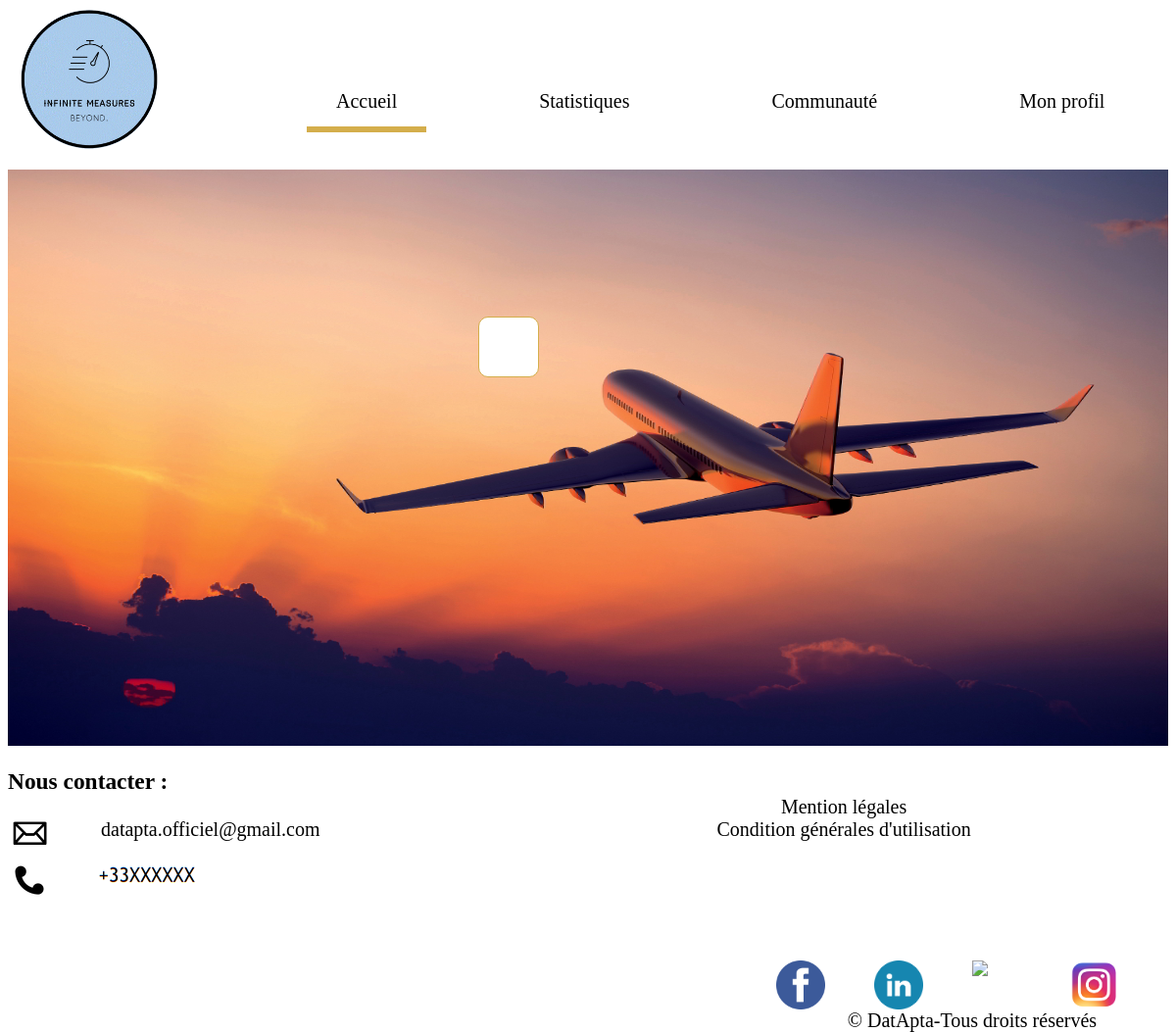
/foire, run on an earlier commit of the app's database.
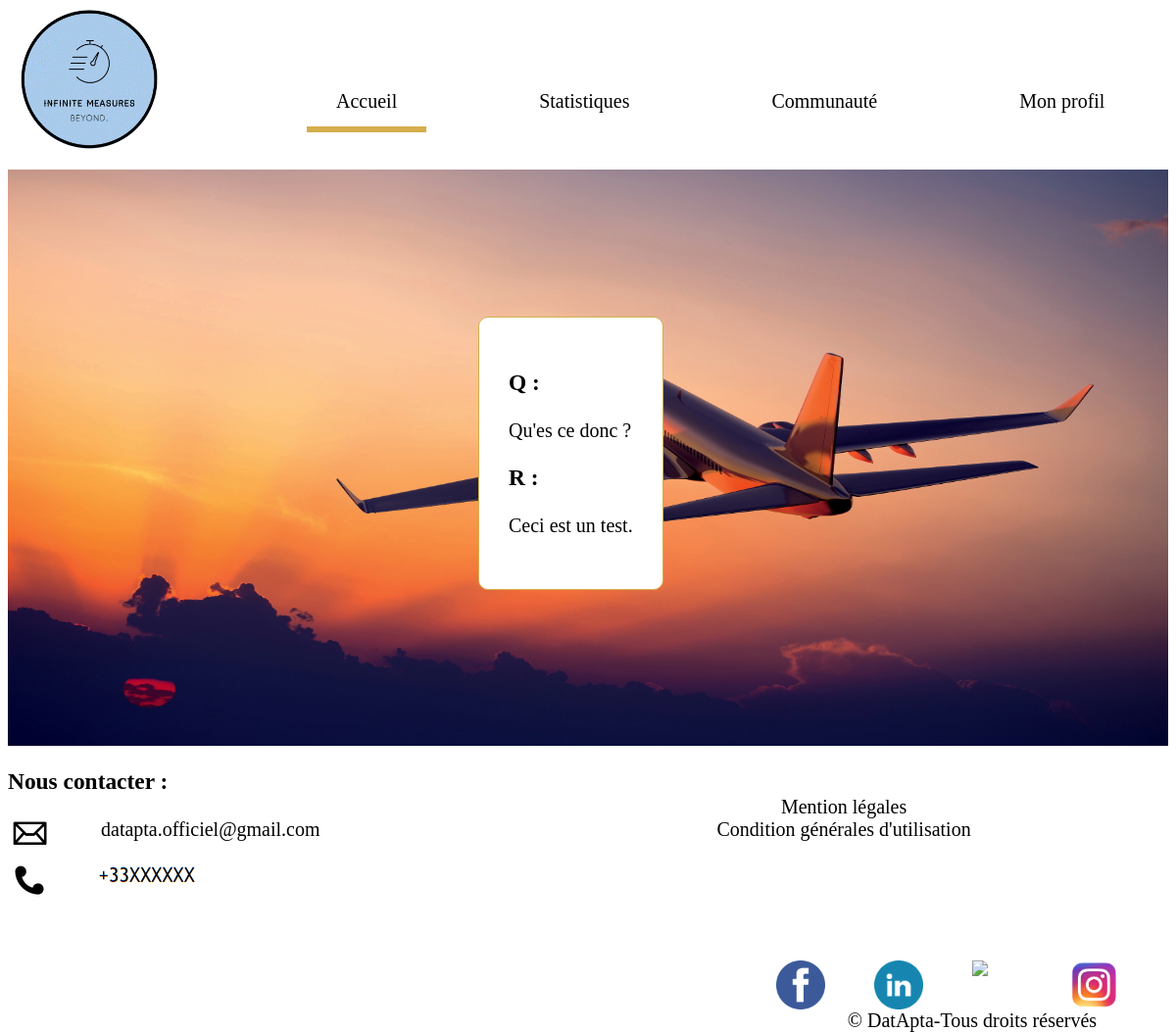
And on a later commit of the database.
### tables this page shows
CREATE TABLE `faq` (
  `ID` int(11) NOT NULL,
  `Question` text NOT NULL,
  `Réponse` text NOT NULL
);

### view.php (called while the page is built, shortened)
<?php
function viewFAQ(){
    require "FoireAuxQuestions/FAQ.php";
}

### model.php (called while the page is built, shortened)
<?php
function dbConnect()
{
    try
    {
        $db = new PDO('mysql:host=localhost;dbname=site_app;charset=utf8', 'root', '');
        return $db;
    }
    catch(Exception $e)
    {
        die('Erreur : '.$e->getMessage());
    }
}
function selectFAQ(){
    $db=dbConnect();
    $req=$db->prepare("SELECT * FROM `faq` ");
    $req->execute();
    $data=$req->fetchAll();
    return $data;
}

### FoireAuxQuestions/FAQ.php (the view, shortened to what this page needs)
<!DOCTYPE html>
<html>
<head>
    <link rel="stylesheet" href="FoireAuxQuestions/FAQ.css">
    <head>
        <ul>
            <img src = 'Images/Infinite_measures_logo.png'width = "170"height="145">
            <li><a class = "active" href="accueil">Accueil</a></li>
            <li><a href="statistiques">Statistiques</a></li>
            <li class="dropdown">
                <a href="javascript:void(0)" class="dropbtn">Communauté</a>
            </li>
            <li><a href="profil">Mon profil</a></li>
        </ul>
    </head>
<body>
<p><img src = 'Images/aircraft-01-1254871.jpg'
        width = 100%
        height = "588">
</p>
<div id="BoxFAQ">
<?php
$faq=selectFAQ();
$nombre=count($faq);
for ($i=0;$i <$nombre;$i++){
    echo "<h3>Q : </h3>";
    echo ($faq[$i]['Question']);
    echo"<h3>R : </h3>";
    echo ($faq[$i]['Réponse']);
}
?>
</div>
</body>
<?php
require "footer/footer.php";
?>
</html>

### index.php (shortened to what this page needs)
<?php
require "view.php";
if (isset($_GET["action"])) {
    $action=explode('/',$_GET['action']);
    switch($action[0]) {
        case "foire" :
            viewFAQ();
            break;
    }
}
else {
    $_SESSION['isConnected']=false;
    $_SESSION['type']="vide";
    $_SESSION['search']="vide";
    viewAccueil();
}

### footer/footer.php (shortened to what this page needs)
<html>
<footer>
    <link rel="stylesheet" href="footer/footer.css">
    <span class="contact">
        <h3>Nous contacter :</h3>
    <p >
        <img src="Images/noun_Mail_3146799.png" class="mail"> <a href="mailto:datapta.officiel@gmail.com" id="mail">datapta.officiel@gmail.com</a>
    </p>
        <p>
        <img src="Images/telbis.png" class="phone">
    </p>
    </span>
    <span class="mention">
    <p >
        Mention légales</br>
        Condition générales d'utilisation
    </p>
    </span>
    <span class="logo">
        <img src="Images/facebook-3-logo-png-transparent.png" id="facebook">
        <img src="Images/Linkedin_circle.svg.png" id="linkedin">
        <img src="Images/twitter.png" id="twitter">
        <img src="Images/instagram-Logo-PNG-Transparent-Background-download-1-1.png" id="instagram">
        <p>© DatApta-Tous droits réservés</p>
    </span>
</footer>
</html>

### FoireAuxQuestions/FAQ.css (style rules this page uses)
body { font-family: Trebuchet MS; font-size:20px; }
ul { list-style-type: none; margin-top: 0; padding: 0; overflow: hidden; top : 0; background-color: white; }
li { float: left; margin-top: 70px; margin-left: 85px; }
li a, .dropbtn { display: inline-block; color: black; text-align: center; padding: 14px 30px; text-decoration: none; }
li.dropdown { display: inline-block; }
.active { border-bottom:6px solid #D4AE4C; color: black; }
p { text-align: center; margin-bottom: 0; }
img { float : left; margin-right: 50px; margin-top: 0; position: relative; }
#BoxFAQ { position: absolute; background-color: white; border-radius: 10px; padding: 30px; border: 1px solid #D4AE4C; margin-left: 40%; margin-top: 150px; }

### footer/footer.css (style rules this page uses)
#mail { text-decoration: none; color: black; float: left; }
.mail { width: 45px; float: left; text-align: center; }
.phone { padding: 0; margin-left: 5px; }
.mention { display: inline-block; text-align: center; margin-left: 400px; }
.contact { display: inline-block; }
#facebook { width: 50px; }
#twitter { width: 50px; }
#instagram { width: 50px; }
#linkedin { width: 50px; }
.logo { display: inline-block; float: right; margin-top: 65px; }

What changed in the data, as far as the page shows it:
added faq: Question "Qu'es ce donc ?", Réponse "Ceci est un test."
